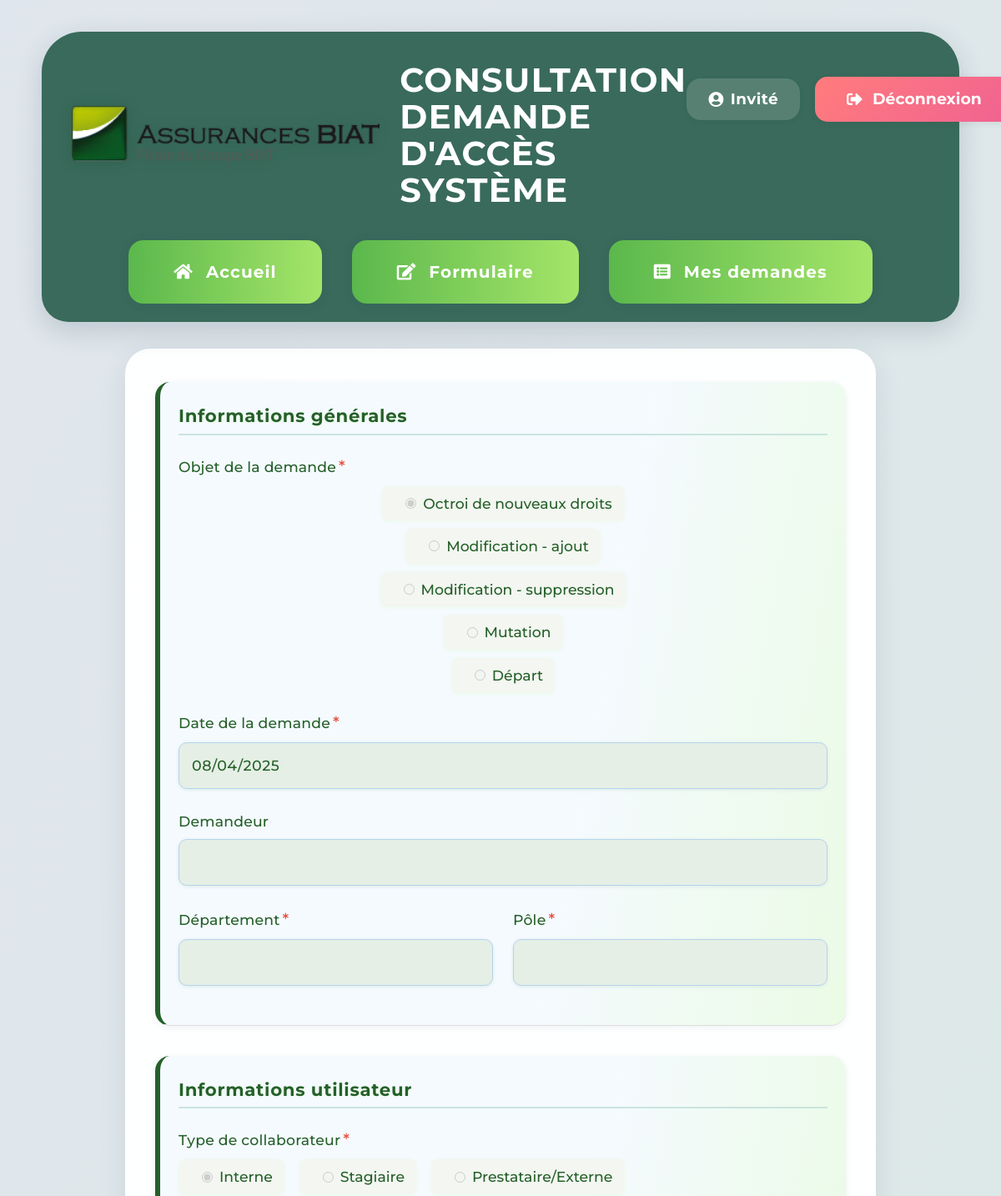
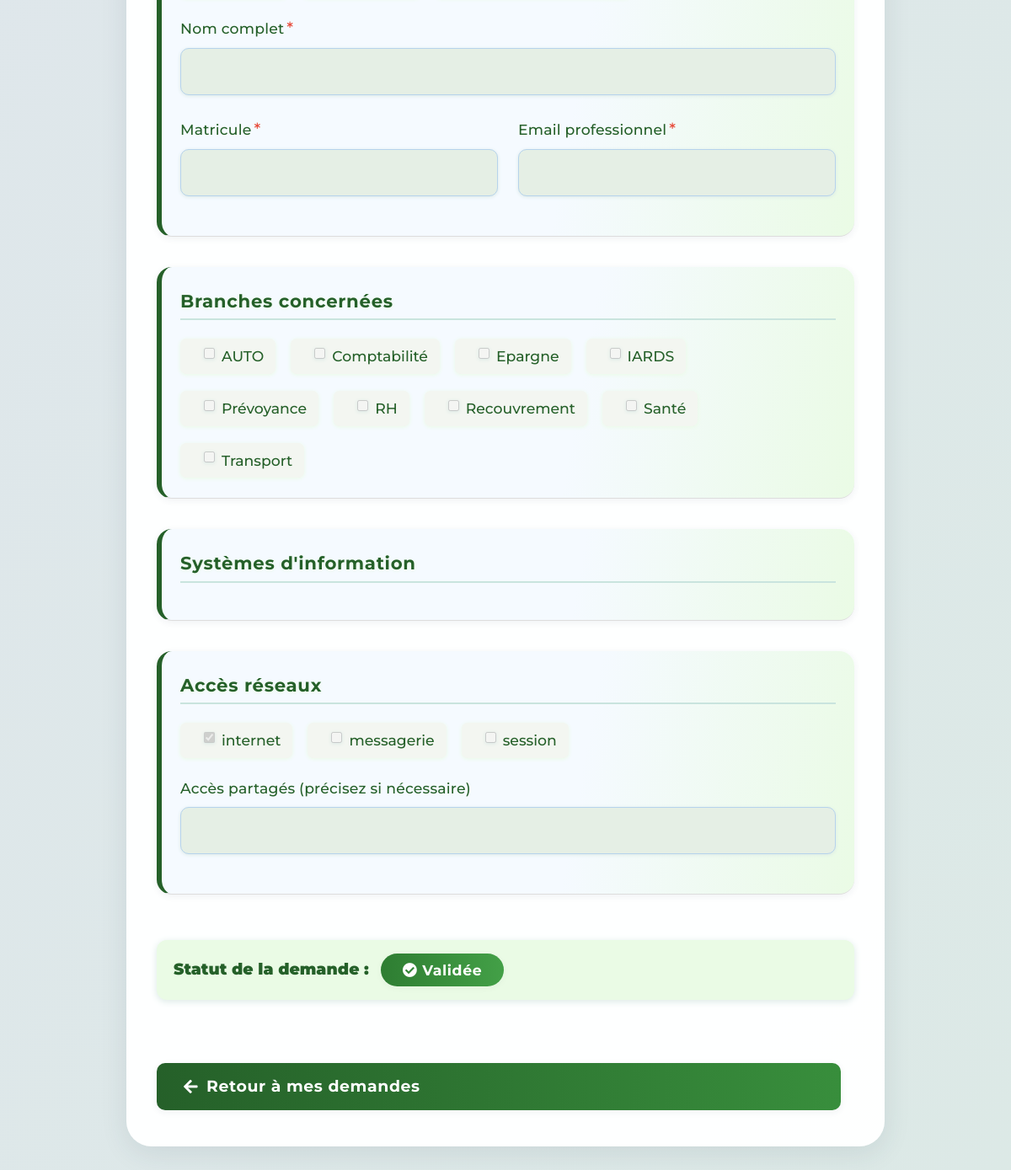
Screenshot of /demande/2/view with the database file from the repository (2 pictures, top to bottom).
### tables this page shows
CREATE TABLE requests (
            id INTEGER PRIMARY KEY AUTOINCREMENT,
            user_id INTEGER NOT NULL,
            objet_demande TEXT NOT NULL,
            date_demande DATE NOT NULL,
            collaborator_type_id INTEGER,
            date_debut_stage DATE,
            date_fin_stage DATE,
            acces_partages TEXT,
            signature TEXT, status TEXT, responsable_id INTEGER, rejection_comment TEXT, departement TEXT, pole TEXT, nom_complet TEXT, matricule TEXT, email TEXT,
            FOREIGN KEY (user_id) REFERENCES users(id),
            FOREIGN KEY (collaborator_type_id) REFERENCES collaborator_types(id)
        );

CREATE TABLE collaborator_types (
            id INTEGER PRIMARY KEY AUTOINCREMENT,
            name TEXT NOT NULL UNIQUE
        );

CREATE TABLE branches (
            id INTEGER PRIMARY KEY AUTOINCREMENT,
            name TEXT NOT NULL UNIQUE
        );

CREATE TABLE network_accesses (
            id INTEGER PRIMARY KEY AUTOINCREMENT,
            name TEXT NOT NULL UNIQUE
        );

### app.py (the view)
@app.route('/demande/<int:request_id>/view')
def view_demande(request_id):
    conn = sqlite3.connect(DATABASE)
    cursor = conn.cursor()
    row = cursor.execute("SELECT * FROM requests WHERE id=?", (request_id,)).fetchone()
    if not row:
        flash("Demande introuvable.", "danger")
        conn.close()
        return redirect(url_for('mes_demandes'))
    demande = {
        "id": row[0],
        "user_id": row[1],
        "objet_demande": row[2],
        "date_demande": row[3],
        "collaborator_type_id": row[4],
        "date_debut_stage": row[5],
        "date_fin_stage": row[6],
        "acces_partages": row[7] or "",
        "signature": row[8],
        "status": row[9],
        "responsable_id": row[10],
        "rejection_comment": row[11],
        "departement": row[12] or "",
        "pole": row[13] or "",
        "nom_complet": row[14] or "",
        "matricule": row[15] or "",
        "email": row[16] or ""
    }
    demande["demandeur"] = demande["nom_complet"]
    cursor.execute("SELECT name FROM collaborator_types WHERE id = ?", (demande["collaborator_type_id"],))
    ct = cursor.fetchone()
    demande["collaborator_type"] = ct[0] if ct else ""
    cursor.execute("""
        SELECT b.name FROM branches_requests br
        JOIN branches b ON br.branch_id = b.id
        WHERE br.request_id = ?
    """, (request_id,))
    demande["branches"] = [r[0] for r in cursor.fetchall()]
    cursor.execute("SELECT name FROM branches ORDER BY name")
    all_branches = [row[0] for row in cursor.fetchall()]
    cursor.execute("""
        SELECT na.name
        FROM request_network_accesses rna
        JOIN network_accesses na ON rna.network_access_id = na.id
        WHERE rna.request_id = ?
    """, (request_id,))
    demande["network_access"] = [r[0] for r in cursor.fetchall()]
    cursor.execute("SELECT name FROM network_accesses ORDER BY name")
    all_network_accesses = [row[0] for row in cursor.fetchall()]
    cursor.execute("""
        SELECT b.name, s.name, p.name, rsp.environment
        FROM request_system_profiles rsp
        JOIN profiles p ON rsp.profile_id = p.id
        JOIN systems s ON rsp.system_id = s.id
        JOIN branches b ON p.branch_id = b.id
        WHERE rsp.request_id = ?
    """, (request_id,))
    profils_env = {}
    for branch, system, profile, env in cursor.fetchall():
        profils_env.setdefault(branch, {}).setdefault(f"{system} - {profile}", []).append(env)
    demande["profils_env"] = profils_env
    for key in [
        "objet_demande", "date_demande", "demandeur", "departement", "pole", "collaborator_type",
        "date_debut_stage", "date_fin_stage", "nom_complet", "matricule", "email",
        "branches", "profils_env", "network_access", "acces_partages"
    ]:
        if key not in demande:
            if key in ["branches", "network_access"]:
                demande[key] = []
            elif key == "profils_env":
                demande[key] = {}
            else:
                demande[key] = ""
    conn.close()
    return render_template(
        'view_demande.html',
        demande=demande,
        all_branches=all_branches,
        all_network_accesses=all_network_accesses
    )

### templates/view_demande.html (shortened to what this page needs)
<!DOCTYPE html>
<html lang="fr">
<head>
  <link href="https://cdn.jsdelivr.net/npm/bootstrap@5.3.3/dist/css/bootstrap.min.css" rel="stylesheet" />
  <link rel="stylesheet" href="{{ url_for('static', filename='css/biat-form.css') }}">
  <link href="https://cdnjs.cloudflare.com/ajax/libs/font-awesome/5.15.4/css/all.min.css" rel="stylesheet" />
</head>
<body>
  <div class="biat-glass-header">
    <div class="biat-header-top">
      <div class="biat-header-title">
        <img src="{{ url_for('static', filename='images/logo.png') }}" alt="BIAT" class="biat-logo" />
        <span>
          CONSULTATION<br />
          DEMANDE<br />
          D'ACCÈS<br />
          SYSTÈME
        </span>
      </div>
      <div class="biat-header-user">
        <span class="user-email">
          <i class="fas fa-user-circle"></i> {{ session.get('user') or 'Invité' }}
        </span>
        <a href="{{ url_for('logout') }}" class="logout-btn">
          <i class="fas fa-sign-out-alt"></i> Déconnexion
        </a>
      </div>
    </div>
    <nav class="biat-nav">
      <a href="{{ url_for('dashboard') }}" class="biat-nav-btn">
        <i class="fas fa-home"></i> Accueil
      </a>
      <a href="{{ url_for('form') }}" class="biat-nav-btn">
        <i class="fas fa-edit"></i> Formulaire
      </a>
      <a href="{{ url_for('mes_demandes') }}" class="biat-nav-btn">
        <i class="fas fa-list-alt"></i> Mes demandes
      </a>
    </nav>
  </div>
  <div class="biat-container">
    <form>
      <fieldset disabled>
        <div class="biat-form-section">
          <h3 class="biat-section-title">Informations générales</h3>
          <div class="biat-form-group">
            <label class="biat-label biat-required">Objet de la demande</label>
            <div class="biat-radio-group" style="flex-direction: column; gap: 8px;">
              {% for v in ['Octroi de nouveaux droits', 'Modification - ajout', 'Modification - suppression', 'Mutation', 'Départ'] %}
                <label class="biat-radio">
                  <input type="radio" name="objet_demande" value="{{ v }}" {% if demande.objet_demande == v %}checked{% endif %}> {{ v }}
                </label>
              {% endfor %}
            </div>
          </div>
          <div class="biat-form-group">
            <label class="biat-label biat-required">Date de la demande</label>
            <input type="date" name="date_demande" class="biat-input" value="{{ demande.date_demande }}">
          </div>
          <div class="biat-form-group">
            <label class="biat-label">Demandeur</label>
            <input type="text" class="biat-input" value="{{ demande.demandeur }}">
          </div>
          <div class="row">
            <div class="col-md-6">
              <div class="biat-form-group">
                <label class="biat-label biat-required">Département</label>
                <input type="text" name="departement" class="biat-input" value="{{ demande.departement }}">
              </div>
            </div>
            <div class="col-md-6">
              <div class="biat-form-group">
                <label class="biat-label biat-required">Pôle</label>
                <input type="text" name="pole" class="biat-input" value="{{ demande.pole }}">
              </div>
            </div>
          </div>
        </div>
        <div class="biat-form-section">
          <h3 class="biat-section-title">Informations utilisateur</h3>
          <div class="biat-form-group">
            <label class="biat-label biat-required">Type de collaborateur</label>
            <div class="biat-radio-group">
              {% for v, label in [('interne', 'Interne'), ('stagiaire', 'Stagiaire'), ('externe', 'Prestataire/Externe')] %}
                <label class="biat-radio">
                  <input type="radio" name="collaborator_type" value="{{ v }}" {% if demande.collaborator_type == v %}checked{% endif %}>
                  {{ label }}
                </label>
              {% endfor %}
            </div>
          </div>
          <div class="biat-form-group">
            <label class="biat-label biat-required">Nom complet</label>
            <input type="text" name="nom_complet" class="biat-input" value="{{ demande.nom_complet }}">
          </div>
          <div class="row">
            <div class="col-md-6">
              <div class="biat-form-group">
                <label class="biat-label biat-required">Matricule</label>
                <input type="text" name="matricule" class="biat-input" value="{{ demande.matricule }}">
              </div>
            </div>
            <div class="col-md-6">
              <div class="biat-form-group">
                <label class="biat-label biat-required">Email professionnel</label>
                <input type="email" name="email" class="biat-input" value="{{ demande.email }}">
              </div>
            </div>
          </div>
        </div>
        <div class="biat-form-section">
          <h3 class="biat-section-title">Branches concernées</h3>
          <div class="biat-checkbox-group">
            {% for b in all_branches %}
              <label class="biat-checkbox">
                <input type="checkbox" {% if b in demande.branches %}checked{% endif %} disabled>
                {{ b }}
              </label>
            {% endfor %}
          </div>
        </div>
        <div class="biat-form-section">
          <h3 class="biat-section-title">Systèmes d'information</h3>
        </div>
        <div class="biat-form-section">
          <h3 class="biat-section-title">Accès réseaux</h3>
          <div class="biat-checkbox-group">
            {% for net in all_network_accesses %}
              <label class="biat-checkbox">
                <input type="checkbox" {% if net in demande.network_access %}checked{% endif %} disabled>
                {{ net }}
              </label>
            {% endfor %}
          </div>
          <div class="biat-form-group" style="margin-top: 20px;">
            <label class="biat-label">Accès partagés (précisez si nécessaire)</label>
            <input type="text" name="acces_partages" class="biat-input" value="{{ demande.acces_partages }}">
          </div>
        </div>
      </fieldset>
    </form>
    <div class="status-box">
      <strong>Statut de la demande :</strong>
      {% if demande.status == 'validé' %}
        <span class="badge bg-success"><i class="fas fa-check-circle"></i> Validée</span>
      {% elif demande.status == 'cloturée' %}
        <span class="badge bg-secondary"><i class="fas fa-archive"></i> Clôturée</span>
      {% elif demande.status == 'soumis' %}
        <span class="badge bg-warning text-dark"><i class="fas fa-paper-plane"></i> Soumise</span>
      {% elif demande.status == 'traité' %}
        <span class="badge bg-info text-dark"><i class="fas fa-check-double"></i> Traitée</span>
      {% elif demande.status == 'en traitement' %}
        <span class="badge bg-primary"><i class="fas fa-spinner"></i> En traitement</span>
      {% else %}
        <span class="badge bg-light text-dark">{{ demande.status }}</span>
      {% endif %}
    </div>
    <div style="margin-top: 32px;">
      <a href="{{ url_for('mes_demandes') }}" class="btn btn-primary">
        <i class="fas fa-arrow-left"></i> Retour à mes demandes
      </a>
    </div>
  </div>
</body>
</html>

### static/css/biat-form.css (style rules this page uses)
:root { --primary-color: #117A65; --accent-color: #E07A5F; --background-color: #F4F1DE; --text-color: #333333; --medium-gray: #8E8D8A; --success-color: #4CAF50; --warning-color: #F44336; --white: #FFFFFF; }
body { font-family: 'Montserrat', sans-serif; background-color: var(--background-color); color: var(--text-color); line-height: 1.6; }
.biat-container { max-width: 1000px; margin: 30px auto; background: var(--white); box-shadow: 0 0 30px rgba(17, 122, 101, 0.1); border-radius: 8px; overflow: hidden; }
.logout-btn { background-color: var(--accent-color); border: none; color: var(--white); padding: 8px 16px; font-weight: 600; font-size: 14px; border-radius: 4px; cursor: pointer; transition: background-color 0.3s ease; text-decoration: none; white-space: nowrap; }
.biat-logo { height: 60px; margin-bottom: 15px; }
.biat-form-section { padding: 30px; border-bottom: 1px solid #ddd; }
.biat-section-title { color: var(--primary-color); font-size: 18px; font-weight: 600; margin-bottom: 20px; padding-bottom: 8px; border-bottom: 2px solid #C9E4DE; }
.biat-form-group { margin-bottom: 20px; }
.biat-label { font-weight: 600; color: var(--primary-color); margin-bottom: 8px; display: block; font-size: 14px; }
.biat-input { width: 100%; padding: 10px 12px; border: 1px solid #ccc; border-radius: 4px; font-size: 14px; transition: all 0.3s; }
.biat-radio-group, .biat-checkbox-group { display: flex; flex-wrap: wrap; gap: 15px; align-items: center; }
.biat-radio, .biat-checkbox { display: flex; align-items: center; gap: 8px; font-size: 14px; color: var(--text-color); }
.biat-required:after { content: " *"; color: var(--accent-color); }

### rows the page displays
requests: objet_demande "☑ Octroi de nouveaux droits" "☐ Modification - ajout" "☐ Modification - suppression" "☐ Mutation" "☐ Départ", date_demande "08/04/2025"
collaborator_types: name "☑ Interne" "☐ Stagiaire" "☐ Prestataire/Externe"
branches: name "AUTO"
branches: name "Comptabilité"
branches: name "Epargne"
branches: name "IARDS"
branches: name "Prévoyance"
branches: name "RH"
branches: name "Recouvrement"
branches: name "Santé"
branches: name "Transport"
network_accesses: name "☑", name "internet"
network_accesses: name "messagerie"
network_accesses: name "session"

### other values shown
{{ session.get('user') or 'Invité' }} "Invité"
{{ v }} "Octroi de nouveaux droits" "Modification - ajout" "Modification - suppression" "Mutation" "Départ"
{{ label }} "Interne" "Stagiaire" "Prestataire/Externe"
